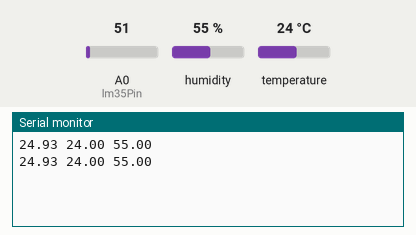
Bench run of a sketch on a simulated Arduino Uno, built with avr-gcc and run on an emulated ATmega328P. Shown: the last lines printed to the serial monitor. Inputs (shaded band) come from the test bench; at power-on: humidity 55 %, A0 (lm35Pin) = 51, temperature 24 °C.

Above: at 5.8 s.
5.9 s: humidity set to 22 %
At 11.2 s:
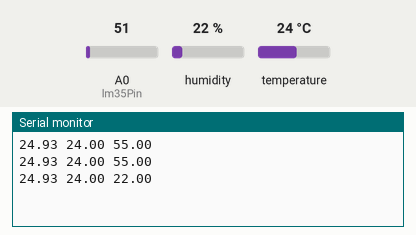
11.9 s: A0 (lm35Pin) set to 61
At 15.9 s:
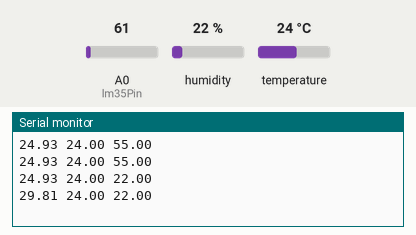
17.9 s: temperature set to 12 °C
At 20.6 s:
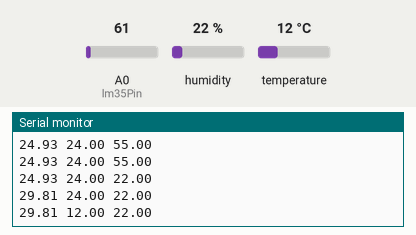
23.9 s: A0 (lm35Pin) set to 71
At 26.4 s:
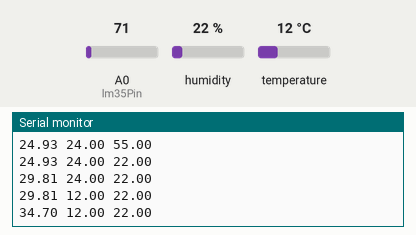
29.9 s: humidity set to 40 %
At 31.1 s:
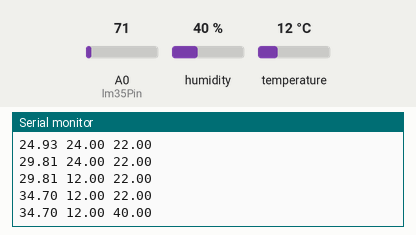
Timing chart, 0 to 32.9 s (numbered marks = the images above; inputs shaded):
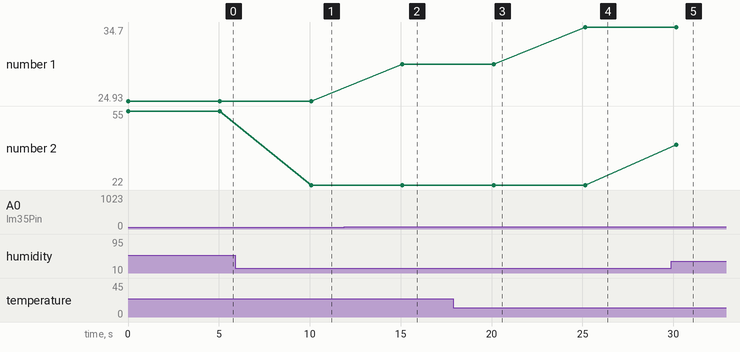

The sketch:

sketch.ino
```cpp
#include <dht.h>

dht DHT;

int DHT11_PIN = 5;
int lm35Pin = A0;

void setup(){
  Serial.begin(115200);
}

void loop(){
  int analogValue;
  float temperature;

  // read our temperature sensors
  analogValue = analogRead(lm35Pin);
  float chk = DHT.read11(DHT11_PIN);

  // convert the 10bit analog value to celcius for the LM35
  temperature = float(analogValue) / 1023;
  temperature = temperature * 500;

  // print the temperature over serial, i just want the data so im gonna shave this
////  Serial.println("lm35: " + String(temperature) + "\n" + "humi: " + String(DHT.temperature));
//  Serial.println("lm35: " + String(temperature));
//  Serial.println("humi: " + String(DHT.temperature));
//  Serial.println("Humidity: " + String(DHT.humidity));
  Serial.println(String(temperature) + " " + String(DHT.temperature) + " " + String(DHT.humidity));
  // wait an hour 3600000, or wait 5seconds
  delay(5000);
}
```

Measured:
- after the input at 5.9 s, the serial monitor: prints a new line after 4.2 s (image 1)
- after the input at 11.9 s, the serial monitor: prints a new line after 3.2 s (image 2)
- after the input at 17.9 s, the serial monitor: prints a new line after 2.2 s (image 3)
- after the input at 23.9 s, the serial monitor: prints a new line after 1.2 s (image 4)
- after the input at 29.9 s, the serial monitor: prints a new line after 0.27 s (image 5)
- plotted number 1: 24.93 → 29.81 after the input at 11.9 s, 29.81 → 34.7 after the input at 23.9 s
- plotted number 2: 55 → 22 after the input at 5.9 s, 22 → 40 after the input at 29.9 s
